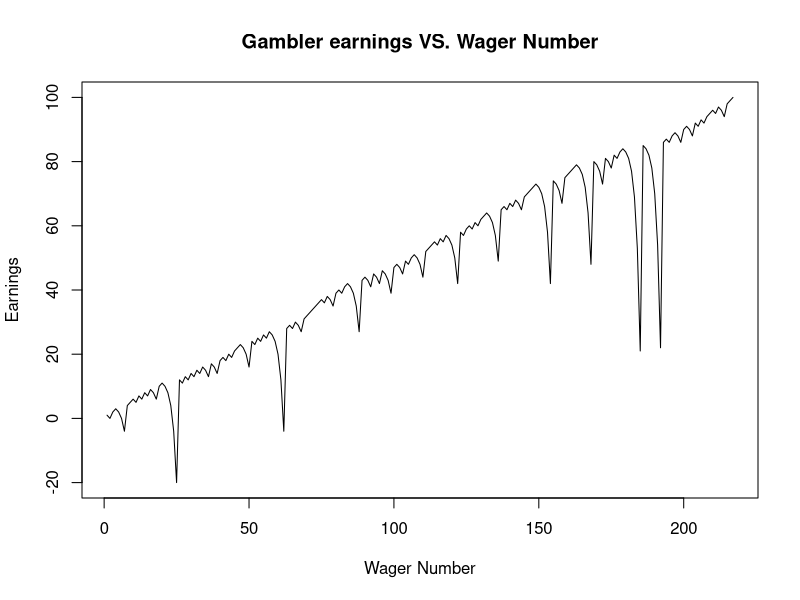
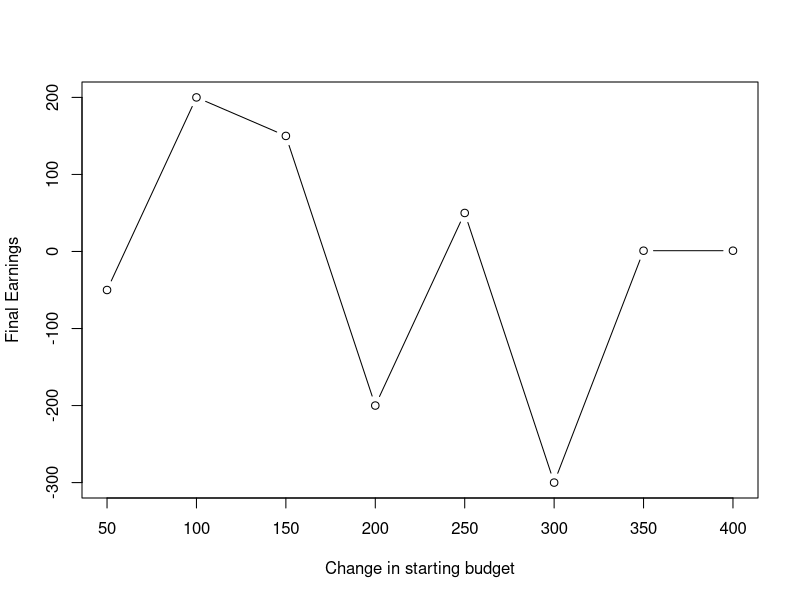

R code for these plots, in order:
## ---- chunk 1
knitr::opts_chunk$set(echo=TRUE, warning=FALSE, message=FALSE, cache=TRUE)
## ---- chunk 2
library("tidyverse")
## ---- chunk 3
single_spin <- function(){
  possible_outcomes <- c(rep("red",18), rep("black",18), rep("green",2))
  sample(possible_outcomes, 1)
}
## ---- chunk 4
martingale_wager <- function(
  current_budget, 
  previous_outcome, 
  previous_wager, 
  max_wager
){
  if(previous_outcome == "red") return(1)
  min(2*previous_wager, max_wager, current_budget)
}
## ---- chunk 5
one_play <- function(previous_ledger_entry, max_wager){
  #first, we creates a copy of the previous ledger entry. The new object is called 'out' and it will be the output object from the function because the output object is a ledger entry itself it makes sense to use the input object as a template.
  out <- previous_ledger_entry
  
  #second, immediately updates the values for game index and starting budget. 
  out[1, "game_index"] <- previous_ledger_entry[1, "game_index"] + 1
  out[1, "starting_budget"] <- previous_ledger_entry[1, "ending_budget"]
  
  #third, the martingale wager function is used to calculate the wager indicated by the strategy
  out[1, "wager"] <- martingale_wager(
    previous_wager = previous_ledger_entry[1, "wager"]
    , previous_outcome = previous_ledger_entry[1, "outcome"]
    , max_wager = max_wager
    , current_budget = out[1, "starting_budget"]
  )
  
  #then, the outcome of the roulette game is generated from the single spin function
  out[1, "outcome"] <- single_spin()
  
  #the ending budget is calculated by either adding or subtracting the wager from the starting budget. 
  out[1, "ending_budget"] <- out[1, "starting_budget"] + 
    ifelse(out[1, "outcome"] == "red", +1, -1)*out[1, "wager"]
  
  #with the new ledger entry complete the final code chunk returns out.
  return(out)
}
## ---- chunk 6
stopping_rule <- function(
  ledger_entry
  , winning_threshold
){
  ending_budget <- ledger_entry[1, "ending_budget"]
  if(ending_budget <= 0) return(TRUE)
  if(ending_budget >= winning_threshold) return(TRUE)
  FALSE
}
## ---- chunk 7
one_series <- function(
  max_games, starting_budget, winning_threshold, max_wager
){
  # Initialize ledger
  ledger <- data.frame(
      game_index = 0:max_games
    , starting_budget = NA_integer_
    , wager = NA_integer_
    , outcome = NA_character_
    , ending_budget = NA_integer_
  )
  ledger[1, "wager"] <- 1
  ledger[1, "outcome"] <- "red"
  ledger[1, "ending_budget"] <- starting_budget
  for(i in 2:nrow(ledger)){
    #browser()
    ledger[i,] <- one_play(ledger[i-1,], max_wager)
    if(stopping_rule(ledger[i,], winning_threshold)) break
  }
  # Return non-empty portion of ledger
  ledger[2:i, ]
}
## ---- chunk 8
walk_out_money <- function(ledger){
  n <- nrow(ledger)   #n is the number of rows in the ledger
  walk_out_money <- ledger[n, "ending_budget"] - ledger[1, "starting_budget"]
  return(walk_out_money)
}
## ---- chunk 9
result= one_series(starting_budget=200, winning_threshold =300,max_games=1000,max_wager =100 )
head(result)
## ---- chunk 10
earnings=result[,5]-200

plot(earnings,type ="l", main = "Gambler earnings VS. Wager Number", xlab = "Wager Number", ylab = "Earnings")

mean(earnings>0) #probability of making money leaving
mean(earnings)   #average earnings
## ---- chunk 11
changes_start_budget <- seq(50,400,50)
changes_earning <- vector()

for (i in 1:length(changes_start_budget)){
  changes_earning [i] <- one_series( starting_budget=changes_start_budget[i], winning_threshold =300,max_games=1000,max_wager =100 )  %>% walk_out_money
}
plot(changes_start_budget,changes_earning, type = "b", xlab= "Change in starting budget", ylab = "Final Earnings")
## ---- chunk 12
playnumber_before_stopping <- rep(NA, 50)
for(j in seq_along(playnumber_before_stopping)){
  playnumber_before_stopping[j] <- one_series(starting_budget=200, winning_threshold =300,max_games=1000,max_wager =100)  %>% nrow()
   
}
mean (playnumber_before_stopping)
